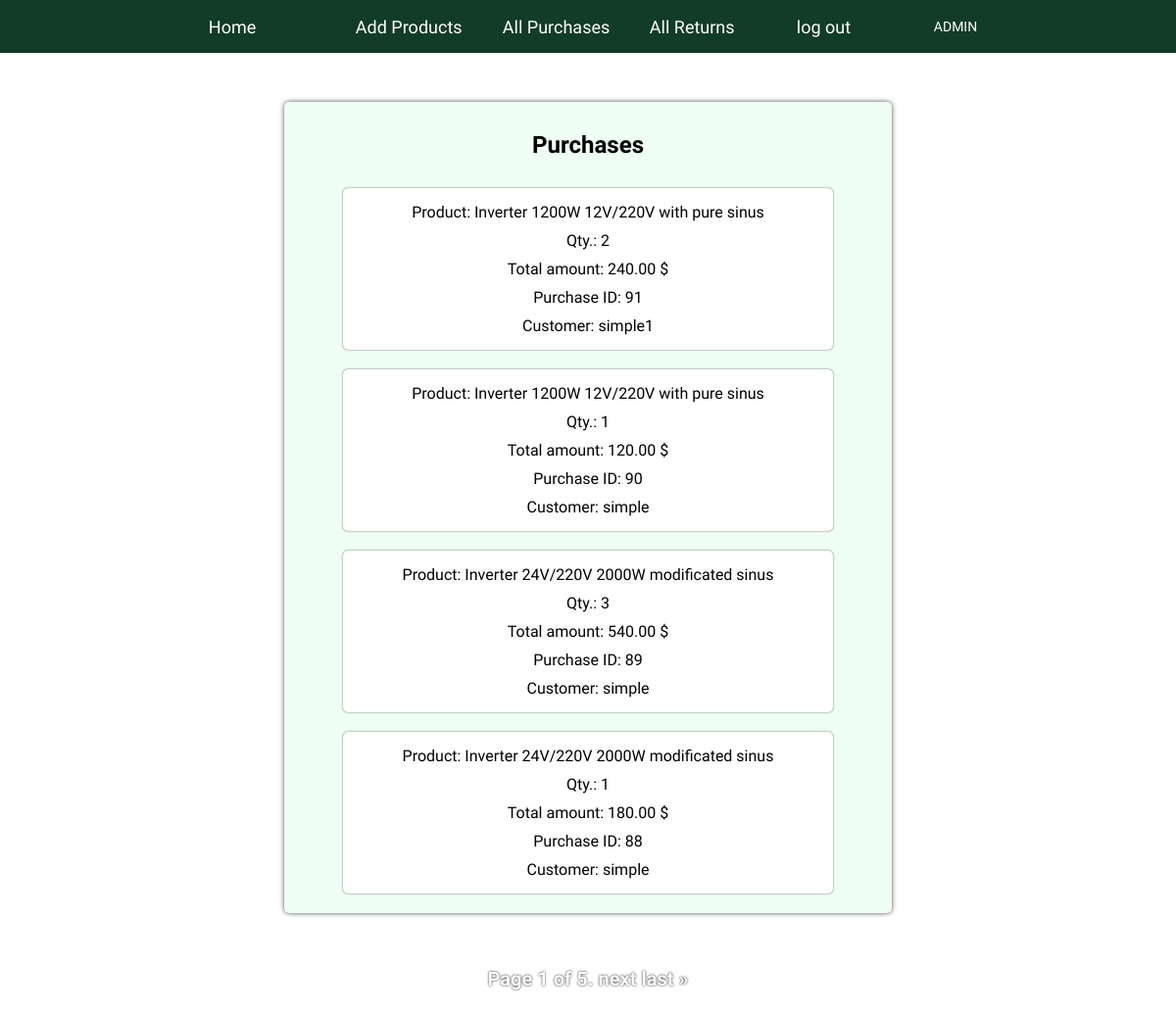
The app's page /purchases/ (signed in) with its own data.
### store/models.py (models this page shows)
class Purchase(models.Model):
    customer = models.ForeignKey(MyUser, on_delete=models.CASCADE)
    product = models.ForeignKey(Product, on_delete=models.CASCADE)
    quantity = models.PositiveSmallIntegerField()
    date = models.DateTimeField(auto_now_add=True)
    class Meta:
        ordering = ['-date']
        verbose_name = 'purchase'
        verbose_name_plural = 'purchases'
    def __str__(self):
        return f'{self.product}'
    @property
    def purchase_amount(self):
        return self.quantity * self.product.price

class Product(models.Model):
    title = models.CharField(max_length=100)
    image = models.ImageField(upload_to='images', null=True, blank=True)
    description = models.TextField()
    price = models.DecimalField(max_digits=7, decimal_places=2)
    quantity = models.PositiveSmallIntegerField()
    class Meta:
        ordering = ['title']
        verbose_name = 'product'
        verbose_name_plural = 'products'
    def __str__(self):
        return self.title

class MyUser(AbstractUser):
    deposit = models.DecimalField(max_digits=7, decimal_places=2, blank=True, null=True)

### store/views.py (the view)
# urls.py: path('purchases/', PurchaseListView.as_view(), name='purchases'),
class PurchaseListView(LoginRequiredMixin, ListView):
    login_url = reverse_lazy('login')
    model = Purchase
    template_name = 'store/purchase.html'
    extra_context = {'form': ReturnCreateForm}
    paginate_by = 4
    def get_queryset(self):
        if not self.request.user.is_superuser:
            queryset = Purchase.objects.filter(customer=self.request.user)
            return queryset
        queryset = Purchase.objects.all()
        return queryset

### store/templates/store/purchase.html (shortened to what this page needs)
{% extends 'store/base.html' %}
{% block content %}
    <div class="list">
    <h2>Purchases</h2>
    {% for purchase in page_obj %}
        <div>
            <span>Product: {{ purchase }} {{ purchase.product.description }}</span>
            <span>Qty.: {{ purchase.quantity }}</span>
            <span>Total amount: {{ purchase.purchase_amount }} $</span>
            {% if user.is_superuser %}
                <span>Purchase ID: {{ purchase.id }}</span>
                <span>Customer: {{ purchase.customer }}</span>
            {% endif %}
        </div>
    {% endfor %}
    </div>
    {% include 'includes/pagination.html' %}
{% endblock %}

### store/static/store/css/style.css (style rules this page uses)
body { margin: 0; }
.main .list { display: flex; flex-wrap: wrap; justify-content: center; width: 50%; font-family: Play, sans-serif; box-shadow: 0 0 5px #4c4c4f; border-radius: 5px; background: #effff5; margin: 30px 0 30px 0; padding: 10px; }
.main .list > h2 { width: 100%; }
.main .list > div { display: flex; flex-wrap: wrap; justify-content: space-evenly; width: 80%; margin: 10px; padding: 10px; box-shadow: 0 0 2px #4c4c4f; border-radius: 5px; background: #ffff; }
.main .list > div > span { width: 100%; margin: 5px; }

### records on screen
Purchase: product.title "Inverter", product.description "1200W 12V/220V with pure sinus", quantity "2", purchase_amount "240.00", id "91", customer "simple1"
Purchase: product.title "Inverter", product.description "1200W 12V/220V with pure sinus", quantity "1", purchase_amount "120.00", id "90", customer "simple"
Purchase: product.title "Inverter", product.description "24V/220V 2000W modificated sinus", quantity "3", purchase_amount "540.00", id "89", customer "simple"
Purchase: product.title "Inverter", product.description "24V/220V 2000W modificated sinus", quantity "1", purchase_amount "180.00", id "88", customer "simple"

### other values on screen
{{ page_obj.number }} "1"
{{ page_obj.paginator.num_pages }} "5"
